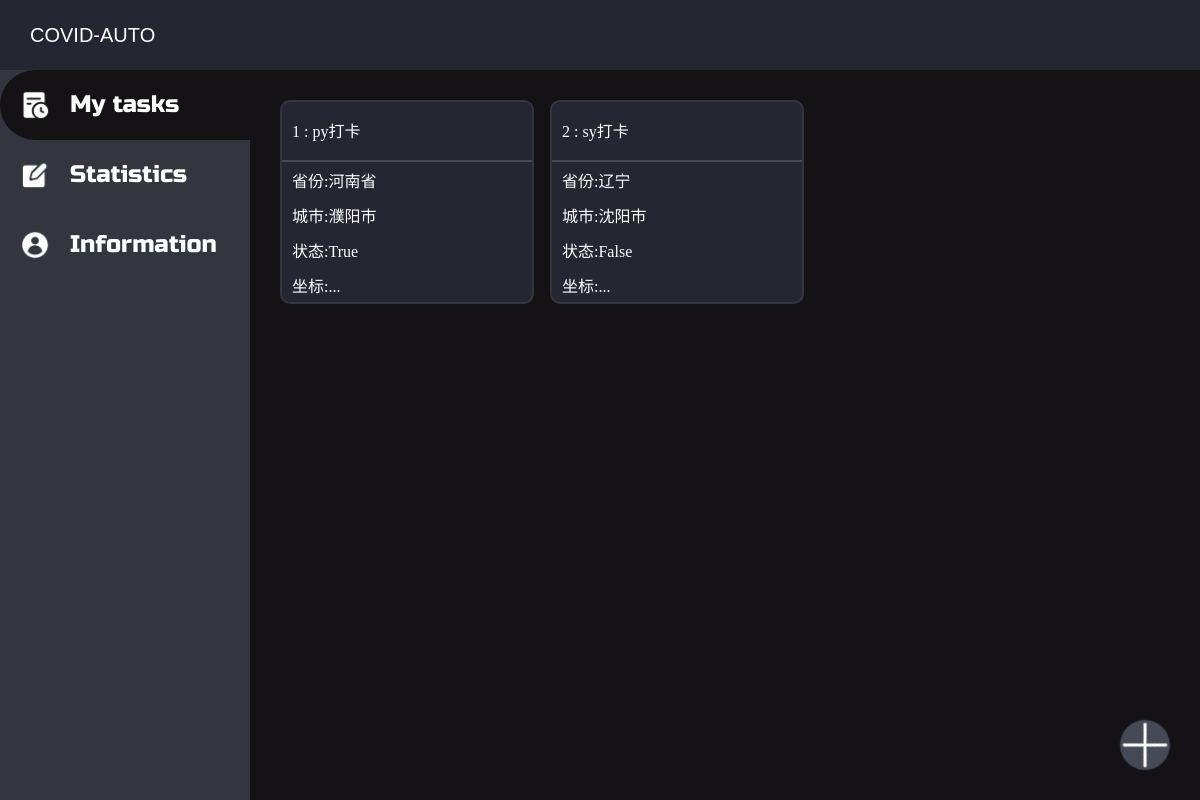
Page /task/ (signed in) on the earlier database version.
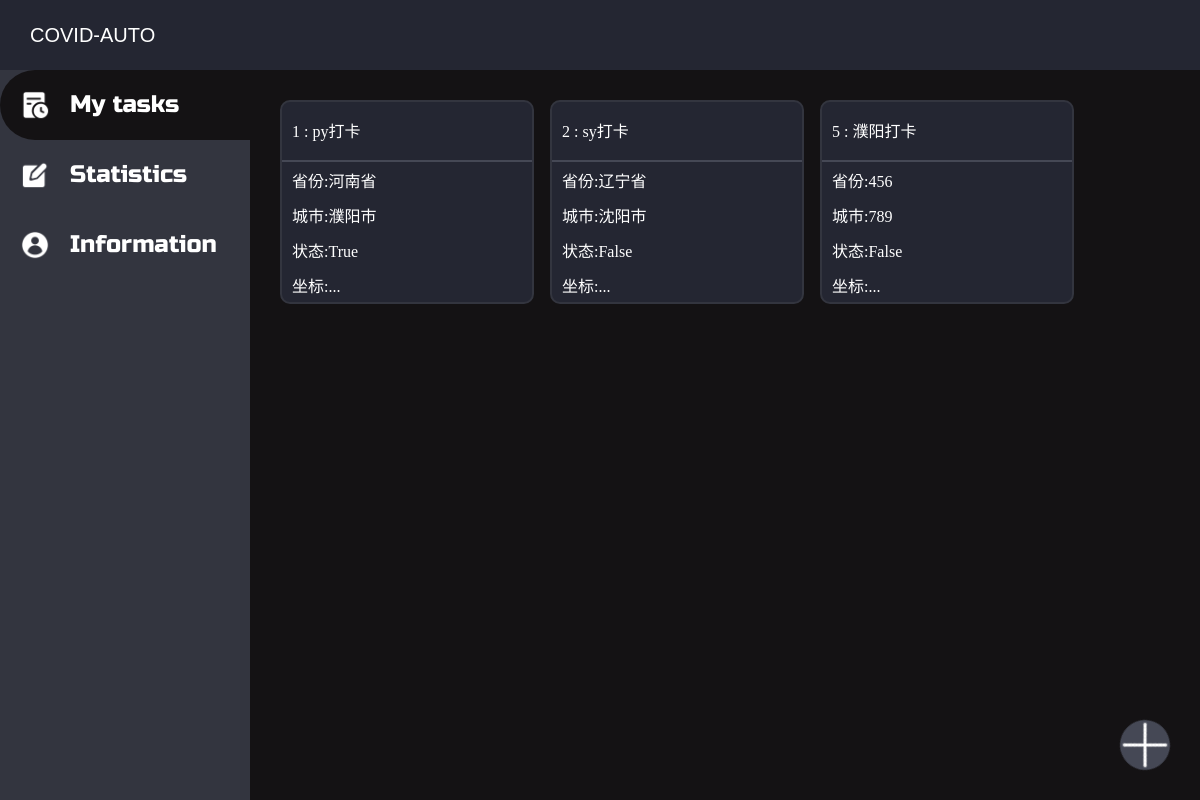
Same page on the later database version.
### task/models.py (models this page shows)
class Task(models.Model):
    task_owner = models.ForeignKey(User, on_delete = models.DO_NOTHING) # 设置task使用者
    on_or_off = models.BooleanField(default = False) # 是否启用
    task_title = models.CharField(max_length = 50) # 任务名称
    task_province = models.CharField(max_length = 20) # 省份
    task_city = models.CharField(max_length = 30) # 城市
    task_coordinate = models.CharField(max_length = 50, default = '') # 坐标

### task/views.py (the view)
# urls.py: path('', views.control_tasks, name = 'control_tasks'),
def control_tasks(request):
    if request.user.username != '': # 如果登录成功
        context = {}
        context['tasks'] = Task.objects.filter(task_owner = request.user)
        return render(request, 'task.html', context)
    else: # 如果未登录，则跳转登录界面
        return redirect('/login_page/')

### task/templates/task.html (shortened to what this page needs)
{% extends 'task_base.html' %}
{% block li_tasks %}<li class="icon-tasks li-active">My tasks</li>{% endblock %}
{% block task_content %}
    {% for task in tasks %}
        <div class="items" onclick="popWindow(this)">
            <div class="item-title"><span>{{ task.id }}</span> : {{ task.task_title }}</div>
            <div class="item-content">
                <div class="location-province">省份:{{ task.task_province }}</div>
                <div class="location-city">城市:{{ task.task_city }}</div>
                <div class="on-off">状态:{{ task.on_or_off }}</div>
                <div class="coordinate">坐标:{{ task.task_coordinate|truncatechars:7 }}...</div>
            </div>
        </div>
    {% endfor %}
{% endblock %}
{% block body_extension %}
<div class="create-task-btn" title="创建新task" onclick="createWindow()"></div>
{% endblock %}

### task/templates/task_base.html (shortened to what this page needs)
<!DOCTYPE html>
<html lang="en">
<head>
    <link rel="stylesheet" href="/static/css/task.css">
</head>
<body>
    <div class="container">
        <div class="title-bar"><span>COVID-AUTO</span></div>
        <div class="left-nav">
            <ul>
                {% block li_tasks %}<li class="icon-tasks" onclick="jumpTasks()">My tasks</li>{% endblock %}
                {% block li_statistics %}<li class="icon-statistics" onclick="jumpStat()">Statistics</li>{% endblock %}
                {% block li_info %}<li class="icon-user" onclick="jumpInfo()">Information</li>{% endblock %}
            </ul>
        </div>
        <div class="content">
            {% block task_content %}{% endblock %}
        </div>
    </div>
    {% block body_extension %}
    {% endblock %}
</body>
</html>

### static/css/task.css (style rules this page uses)
* { padding: 0; margin: 0; }
html, body { width: 100%; height: 100%; }
div.container { height: 100%; width: 100%; background-color: #141214; box-sizing: border-box; padding: 70px 0 0; }
div.title-bar { float: left; height: 70px; width: 100%; background-color: #242632; font-family: 'Mochiy Pop P One', sans-serif; font-size: 20px; color: white; line-height: 70px; margin: -70px 0 0; }
div.title-bar span { display: inline-block; padding-left: 30px; }
div.left-nav { display: inline-block; height: 100%; width: 250px; background-color: #33353F; }
div.left-nav ul { width: 100%; list-style: none; color: white; font-family: 'Russo One', sans-serif; font-size: 24px; }
div.left-nav ul li { height: 70px; line-height: 70px; padding-left: 70px; cursor: pointer; }
li.icon-tasks { background: url(/static/icons/icon-tasks.png) no-repeat 20px 20px; background-size: 30px 30px; }
li.icon-statistics { background: url(/static/icons/icon-statistics.png) no-repeat 20px 20px; background-size: 30px 30px; }
li.icon-user { background: url(/static/icons/icon-user.png) no-repeat 20px 20px; background-size: 30px 30px; }
li.li-active { background-color: #141214; border-radius: 35px 0 0 35px; }
div.content { float: right; background-color: #141214; width: calc(100% - 250px); height: 100%; overflow: auto; display: grid; grid-template-columns: repeat(auto-fill, 250px); grid-column-gap: 20px; }
div.content .items { background-color: #242632; border: 2px solid #33353F; border-radius: 10px; margin: 30px; height: 200px; width: 250px; display: grid; grid-template-rows: 60px 140px; overflow: hidden; cursor: pointer; }
div.items div.item-title { line-height: 60px; color: white; font-family: 'ZCOOL KuaiLe', cursive; width: 100%; border-bottom: 2px solid #454855; padding-left: 10px; }
div.items div.item-content { padding-left: 10px; width: 100%; display: grid; grid-template-rows: 1fr 1fr 1fr 1fr; align-items: center; color: white; font-family: 'ZCOOL KuaiLe', cursive; }
div.create-task-btn { position: fixed; height: 50px; width: 50px; right: 30px; bottom: 30px; border-radius: 25px; cursor: pointer; background: #454855 url(/static/icons/icon-close.png) no-repeat 0 0; background-size: 50px 50px; transform: rotate(45deg); }

Differences in the rows shown:
changed Task "sy打卡": task_province "辽宁" → "辽宁省"
added Task: id "5", task_title "濮阳打卡", task_province "456", task_city "789", on_or_off "False"
